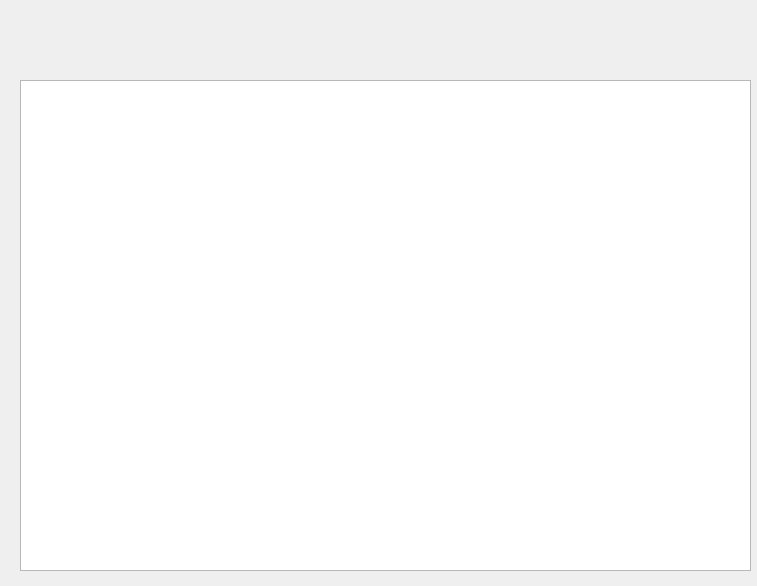
<?xml version="1.0" encoding="UTF-8"?>
<ui version="4.0">
 <class>BagDialog</class>
 <widget class="QDialog" name="BagDialog">
  <property name="geometry">
   <rect>
    <x>0</x>
    <y>0</y>
    <width>757</width>
    <height>586</height>
   </rect>
  </property>
  <property name="windowTitle">
   <string>Dialog</string>
  </property>
  <widget class="QListWidget" name="listWidget">
   <property name="geometry">
    <rect>
     <x>20</x>
     <y>80</y>
     <width>731</width>
     <height>491</height>
    </rect>
   </property>
  </widget>
 </widget>
 <resources/>
 <connections/>
</ui>
